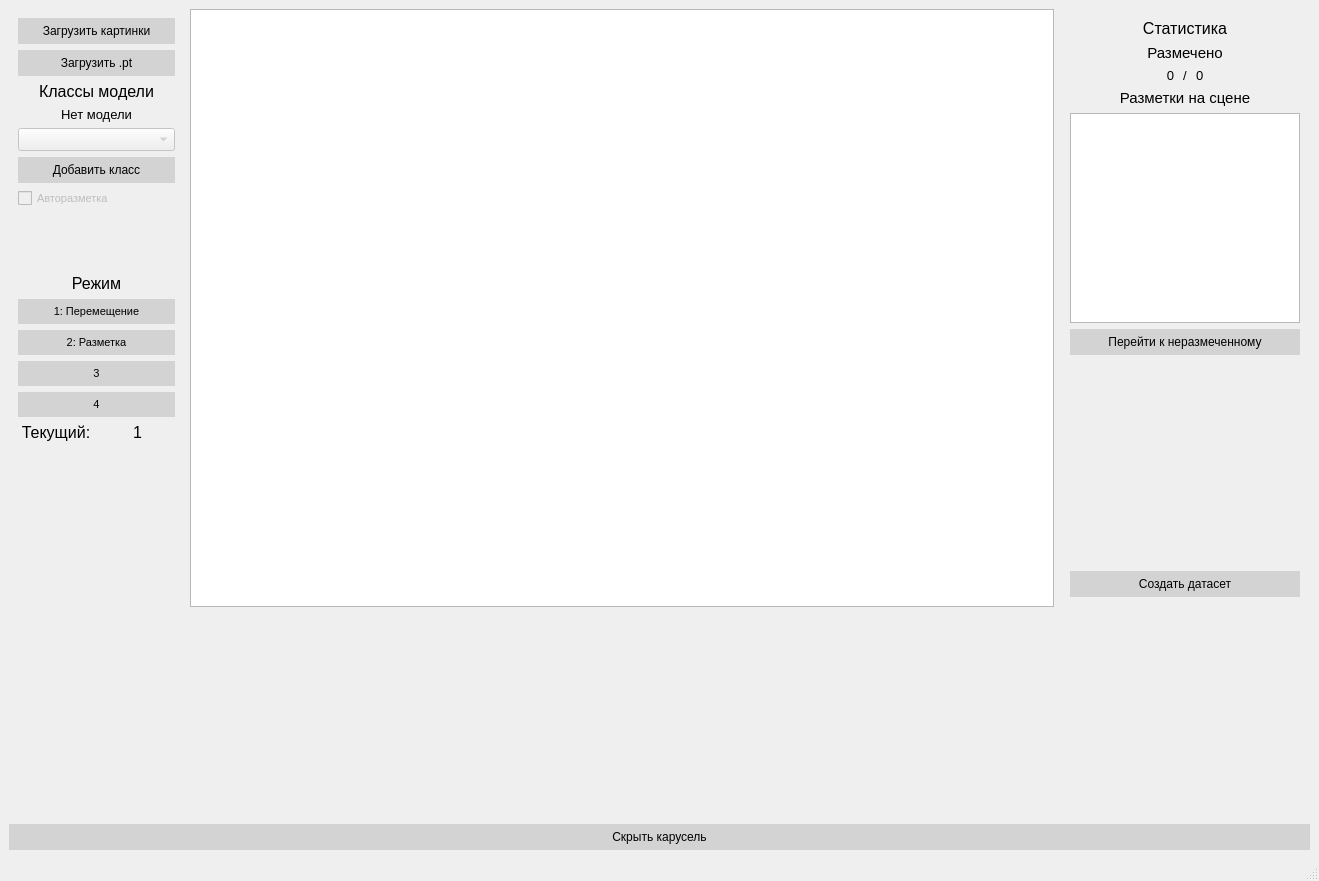
<?xml version="1.0" encoding="UTF-8"?>
<ui version="4.0">
 <class>TrainApp</class>
 <widget class="QMainWindow" name="TrainApp">
  <property name="geometry">
   <rect>
    <x>0</x>
    <y>0</y>
    <width>1319</width>
    <height>881</height>
   </rect>
  </property>
  <property name="windowTitle">
   <string>Train App</string>
  </property>
  <property name="autoFillBackground">
   <bool>false</bool>
  </property>
  <property name="dockNestingEnabled">
   <bool>false</bool>
  </property>
  <widget class="QWidget" name="centralwidget">
   <property name="enabled">
    <bool>true</bool>
   </property>
   <property name="sizePolicy">
    <sizepolicy hsizetype="Preferred" vsizetype="Preferred">
     <horstretch>0</horstretch>
     <verstretch>0</verstretch>
    </sizepolicy>
   </property>
   <property name="mouseTracking">
    <bool>true</bool>
   </property>
   <property name="styleSheet">
    <string notr="true">QPushButton {
    background-color: lightgray;
    color: black;            
    border: 1px solid lightgray; 
    padding: 5px 0px;    
}

QPushButton:hover {
    background-color: white;
	border: 1px solid blue;
}

QPushButton:pressed {
	background-color: solid lightblue;
	border: 1px solid black;
}</string>
   </property>
   <layout class="QVBoxLayout" name="verticalLayout_2">
    <item>
     <layout class="QVBoxLayout" name="main_layout">
      <property name="leftMargin">
       <number>0</number>
      </property>
      <property name="rightMargin">
       <number>0</number>
      </property>
      <item>
       <layout class="QHBoxLayout" name="horizontalLayout">
        <item>
         <widget class="QWidget" name="verticalWidget" native="true">
          <property name="minimumSize">
           <size>
            <width>175</width>
            <height>0</height>
           </size>
          </property>
          <property name="maximumSize">
           <size>
            <width>150</width>
            <height>16777215</height>
           </size>
          </property>
          <layout class="QVBoxLayout" name="verticalLayout_3">
           <item>
            <widget class="QPushButton" name="load_images_button">
             <property name="enabled">
              <bool>true</bool>
             </property>
             <property name="mouseTracking">
              <bool>true</bool>
             </property>
             <property name="text">
              <string>Загрузить картинки</string>
             </property>
             <property name="default">
              <bool>true</bool>
             </property>
            </widget>
           </item>
           <item>
            <widget class="QPushButton" name="load_model_button">
             <property name="enabled">
              <bool>true</bool>
             </property>
             <property name="minimumSize">
              <size>
               <width>0</width>
               <height>0</height>
              </size>
             </property>
             <property name="maximumSize">
              <size>
               <width>16777215</width>
               <height>16777215</height>
              </size>
             </property>
             <property name="mouseTracking">
              <bool>true</bool>
             </property>
             <property name="layoutDirection">
              <enum>Qt::LeftToRight</enum>
             </property>
             <property name="styleSheet">
              <string notr="true"/>
             </property>
             <property name="text">
              <string>Загрузить .pt</string>
             </property>
             <property name="default">
              <bool>true</bool>
             </property>
            </widget>
           </item>
           <item>
            <widget class="QLabel" name="label_2">
             <property name="font">
              <font>
               <pointsize>12</pointsize>
              </font>
             </property>
             <property name="text">
              <string>Классы модели</string>
             </property>
             <property name="alignment">
              <set>Qt::AlignCenter</set>
             </property>
            </widget>
           </item>
           <item>
            <widget class="QLabel" name="current_model_label">
             <property name="font">
              <font>
               <pointsize>10</pointsize>
              </font>
             </property>
             <property name="text">
              <string>Нет модели</string>
             </property>
             <property name="alignment">
              <set>Qt::AlignCenter</set>
             </property>
            </widget>
           </item>
           <item>
            <widget class="QComboBox" name="class_combobox">
             <property name="enabled">
              <bool>false</bool>
             </property>
             <property name="font">
              <font>
               <pointsize>10</pointsize>
              </font>
             </property>
             <property name="mouseTracking">
              <bool>true</bool>
             </property>
             <property name="contextMenuPolicy">
              <enum>Qt::DefaultContextMenu</enum>
             </property>
             <property name="editable">
              <bool>false</bool>
             </property>
             <property name="currentText">
              <string/>
             </property>
            </widget>
           </item>
           <item>
            <widget class="QPushButton" name="add_class_button">
             <property name="enabled">
              <bool>false</bool>
             </property>
             <property name="text">
              <string>Добавить класс</string>
             </property>
            </widget>
           </item>
           <item>
            <widget class="QCheckBox" name="auto_annotate_checkbox">
             <property name="enabled">
              <bool>false</bool>
             </property>
             <property name="font">
              <font>
               <pointsize>8</pointsize>
              </font>
             </property>
             <property name="text">
              <string>Авторазметка</string>
             </property>
            </widget>
           </item>
           <item>
            <spacer name="verticalSpacer">
             <property name="orientation">
              <enum>Qt::Vertical</enum>
             </property>
             <property name="sizeType">
              <enum>QSizePolicy::Fixed</enum>
             </property>
             <property name="sizeHint" stdset="0">
              <size>
               <width>20</width>
               <height>60</height>
              </size>
             </property>
            </spacer>
           </item>
           <item>
            <widget class="QLabel" name="label">
             <property name="font">
              <font>
               <pointsize>12</pointsize>
              </font>
             </property>
             <property name="text">
              <string>Режим</string>
             </property>
             <property name="alignment">
              <set>Qt::AlignCenter</set>
             </property>
            </widget>
           </item>
           <item>
            <widget class="QPushButton" name="select_dragmode_button">
             <property name="minimumSize">
              <size>
               <width>0</width>
               <height>0</height>
              </size>
             </property>
             <property name="maximumSize">
              <size>
               <width>16777215</width>
               <height>16777215</height>
              </size>
             </property>
             <property name="baseSize">
              <size>
               <width>80</width>
               <height>80</height>
              </size>
             </property>
             <property name="font">
              <font>
               <pointsize>8</pointsize>
              </font>
             </property>
             <property name="layoutDirection">
              <enum>Qt::LeftToRight</enum>
             </property>
             <property name="text">
              <string>1: Перемещение</string>
             </property>
            </widget>
           </item>
           <item>
            <widget class="QPushButton" name="select_annotatemode_button">
             <property name="minimumSize">
              <size>
               <width>0</width>
               <height>0</height>
              </size>
             </property>
             <property name="maximumSize">
              <size>
               <width>16777215</width>
               <height>16777215</height>
              </size>
             </property>
             <property name="baseSize">
              <size>
               <width>0</width>
               <height>0</height>
              </size>
             </property>
             <property name="font">
              <font>
               <pointsize>8</pointsize>
              </font>
             </property>
             <property name="text">
              <string>2: Разметка</string>
             </property>
            </widget>
           </item>
           <item>
            <widget class="QPushButton" name="pushButton_3">
             <property name="minimumSize">
              <size>
               <width>0</width>
               <height>0</height>
              </size>
             </property>
             <property name="maximumSize">
              <size>
               <width>16777215</width>
               <height>16777215</height>
              </size>
             </property>
             <property name="font">
              <font>
               <pointsize>8</pointsize>
              </font>
             </property>
             <property name="text">
              <string>3</string>
             </property>
            </widget>
           </item>
           <item>
            <widget class="QPushButton" name="pushButton_4">
             <property name="minimumSize">
              <size>
               <width>0</width>
               <height>0</height>
              </size>
             </property>
             <property name="maximumSize">
              <size>
               <width>16777215</width>
               <height>16777215</height>
              </size>
             </property>
             <property name="font">
              <font>
               <pointsize>8</pointsize>
              </font>
             </property>
             <property name="text">
              <string>4</string>
             </property>
            </widget>
           </item>
           <item>
            <layout class="QHBoxLayout" name="horizontalLayout_4">
             <item>
              <widget class="QLabel" name="label_4">
               <property name="font">
                <font>
                 <pointsize>12</pointsize>
                </font>
               </property>
               <property name="text">
                <string>Текущий:</string>
               </property>
               <property name="alignment">
                <set>Qt::AlignCenter</set>
               </property>
              </widget>
             </item>
             <item>
              <widget class="QLabel" name="selected_label">
               <property name="font">
                <font>
                 <pointsize>12</pointsize>
                </font>
               </property>
               <property name="text">
                <string>1</string>
               </property>
               <property name="alignment">
                <set>Qt::AlignCenter</set>
               </property>
              </widget>
             </item>
            </layout>
           </item>
           <item>
            <spacer name="verticalSpacer_2">
             <property name="orientation">
              <enum>Qt::Vertical</enum>
             </property>
             <property name="sizeHint" stdset="0">
              <size>
               <width>20</width>
               <height>40</height>
              </size>
             </property>
            </spacer>
           </item>
          </layout>
         </widget>
        </item>
        <item>
         <widget class="UAnnotationGraphicsView" name="annotate_view">
          <property name="minimumSize">
           <size>
            <width>0</width>
            <height>480</height>
           </size>
          </property>
          <property name="mouseTracking">
           <bool>true</bool>
          </property>
          <property name="tabletTracking">
           <bool>true</bool>
          </property>
          <property name="dragMode">
           <enum>QGraphicsView::NoDrag</enum>
          </property>
          <property name="viewportUpdateMode">
           <enum>QGraphicsView::FullViewportUpdate</enum>
          </property>
         </widget>
        </item>
        <item>
         <widget class="QWidget" name="verticalWidget" native="true">
          <property name="maximumSize">
           <size>
            <width>250</width>
            <height>16777215</height>
           </size>
          </property>
          <property name="styleSheet">
           <string notr="true"/>
          </property>
          <layout class="QVBoxLayout" name="verticalLayout">
           <property name="leftMargin">
            <number>10</number>
           </property>
           <property name="topMargin">
            <number>10</number>
           </property>
           <property name="rightMargin">
            <number>10</number>
           </property>
           <property name="bottomMargin">
            <number>10</number>
           </property>
           <item>
            <widget class="QLabel" name="label_3">
             <property name="minimumSize">
              <size>
               <width>175</width>
               <height>0</height>
              </size>
             </property>
             <property name="font">
              <font>
               <pointsize>12</pointsize>
              </font>
             </property>
             <property name="text">
              <string>Статистика</string>
             </property>
             <property name="textFormat">
              <enum>Qt::AutoText</enum>
             </property>
             <property name="alignment">
              <set>Qt::AlignCenter</set>
             </property>
            </widget>
           </item>
           <item>
            <widget class="QLabel" name="label_6">
             <property name="font">
              <font>
               <pointsize>11</pointsize>
              </font>
             </property>
             <property name="text">
              <string>Размечено</string>
             </property>
             <property name="alignment">
              <set>Qt::AlignCenter</set>
             </property>
            </widget>
           </item>
           <item>
            <layout class="QHBoxLayout" name="horizontalLayout_2">
             <item>
              <widget class="QLabel" name="current_annotated_label">
               <property name="font">
                <font>
                 <pointsize>10</pointsize>
                </font>
               </property>
               <property name="text">
                <string>0</string>
               </property>
               <property name="alignment">
                <set>Qt::AlignRight|Qt::AlignTrailing|Qt::AlignVCenter</set>
               </property>
              </widget>
             </item>
             <item>
              <widget class="QLabel" name="label_5">
               <property name="maximumSize">
                <size>
                 <width>10</width>
                 <height>16777215</height>
                </size>
               </property>
               <property name="font">
                <font>
                 <pointsize>10</pointsize>
                </font>
               </property>
               <property name="text">
                <string>/</string>
               </property>
               <property name="alignment">
                <set>Qt::AlignCenter</set>
               </property>
              </widget>
             </item>
             <item>
              <widget class="QLabel" name="overall_images_label">
               <property name="font">
                <font>
                 <pointsize>10</pointsize>
                </font>
               </property>
               <property name="text">
                <string>0</string>
               </property>
               <property name="alignment">
                <set>Qt::AlignLeading|Qt::AlignLeft|Qt::AlignVCenter</set>
               </property>
              </widget>
             </item>
            </layout>
           </item>
           <item>
            <widget class="QLabel" name="label_7">
             <property name="font">
              <font>
               <pointsize>11</pointsize>
              </font>
             </property>
             <property name="text">
              <string>Разметки на сцене</string>
             </property>
             <property name="alignment">
              <set>Qt::AlignCenter</set>
             </property>
            </widget>
           </item>
           <item>
            <widget class="QListWidget" name="list_widget_annotated_on_scene">
             <property name="minimumSize">
              <size>
               <width>0</width>
               <height>0</height>
              </size>
             </property>
             <property name="maximumSize">
              <size>
               <width>16777215</width>
               <height>16777215</height>
              </size>
             </property>
            </widget>
           </item>
           <item>
            <widget class="QPushButton" name="button_go_to_not_annotated">
             <property name="text">
              <string>Перейти к неразмеченному</string>
             </property>
            </widget>
           </item>
           <item>
            <spacer name="verticalSpacer_3">
             <property name="orientation">
              <enum>Qt::Vertical</enum>
             </property>
             <property name="sizeHint" stdset="0">
              <size>
               <width>20</width>
               <height>40</height>
              </size>
             </property>
            </spacer>
           </item>
           <item>
            <widget class="QPushButton" name="button_create_dataset">
             <property name="styleSheet">
              <string notr="true">QWidget &gt; QPushButton {
	background-color: rgb(88, 239, 255);
}

QWidget &gt; QPushButton:hover {
	background-color: white;
}</string>
             </property>
             <property name="text">
              <string>Создать датасет</string>
             </property>
            </widget>
           </item>
          </layout>
         </widget>
        </item>
       </layout>
      </item>
      <item>
       <widget class="UThumbnailCarousel" name="thumbnail_carousel" native="true">
        <property name="enabled">
         <bool>true</bool>
        </property>
        <property name="minimumSize">
         <size>
          <width>0</width>
          <height>200</height>
         </size>
        </property>
        <property name="mouseTracking">
         <bool>true</bool>
        </property>
        <property name="acceptDrops">
         <bool>false</bool>
        </property>
       </widget>
      </item>
      <item>
       <widget class="QPushButton" name="toggle_round_images">
        <property name="enabled">
         <bool>true</bool>
        </property>
        <property name="mouseTracking">
         <bool>true</bool>
        </property>
        <property name="autoFillBackground">
         <bool>false</bool>
        </property>
        <property name="styleSheet">
         <string notr="true">margin-top: 5px;</string>
        </property>
        <property name="text">
         <string>Скрыть карусель</string>
        </property>
        <property name="autoRepeat">
         <bool>false</bool>
        </property>
        <property name="default">
         <bool>true</bool>
        </property>
       </widget>
      </item>
     </layout>
    </item>
   </layout>
  </widget>
  <widget class="QMenuBar" name="menubar">
   <property name="geometry">
    <rect>
     <x>0</x>
     <y>0</y>
     <width>1319</width>
     <height>21</height>
    </rect>
   </property>
  </widget>
  <widget class="QStatusBar" name="statusbar"/>
 </widget>
 <customwidgets>
  <customwidget>
   <class>UAnnotationGraphicsView</class>
   <extends>QGraphicsView</extends>
   <header location="global">annotable</header>
  </customwidget>
  <customwidget>
   <class>UThumbnailCarousel</class>
   <extends>QWidget</extends>
   <header location="global">carousel</header>
   <container>1</container>
  </customwidget>
 </customwidgets>
 <resources/>
 <connections/>
</ui>
